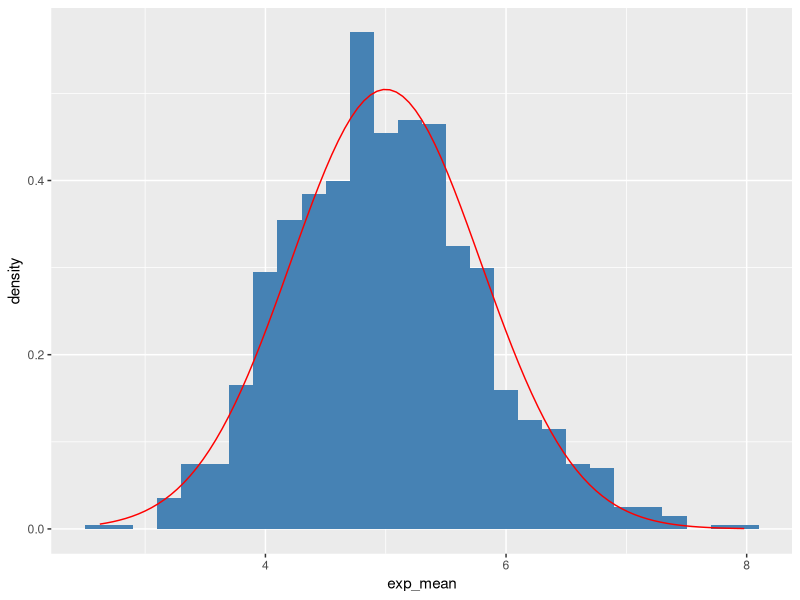

The R source for this figure:
## ---- chunk 1
knitr::opts_chunk$set(echo = TRUE)
## ---- chunk 2

set.seed(150)
lambda = 0.2
n = 40 #number of exponentials
n_simulations =1000

exp_mean = NULL
for(i in 1:n_simulations){
  exp_mean = c(exp_mean,mean(rexp(n,lambda)))
}
mean(exp_mean)

## ---- chunk 3
theo_variance <- (1/lambda/sqrt(n))^2
variance_exp <- var(exp_mean)
variance_exp
theo_variance
## ---- chunk 4
library(ggplot2)

data <- data.frame(exp_mean,n)
ggplot(data = data,aes(exp_mean))+
  geom_histogram(aes(y=..density..),fill = "steelBlue",binwidth = 0.2)+
  stat_function(fun = dnorm,args= list(mean=1/lambda,sd=1/lambda/sqrt(40)),color ="red")
